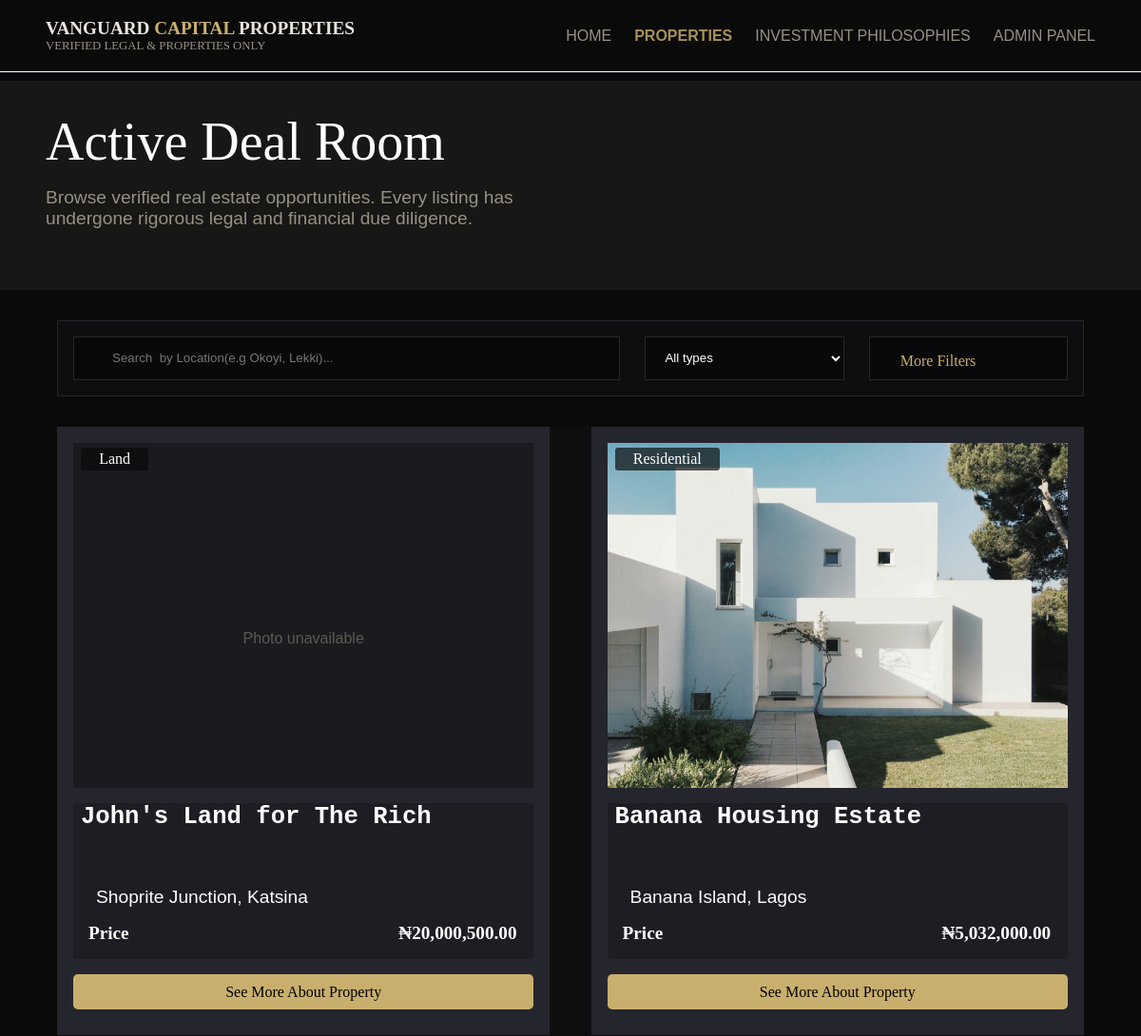
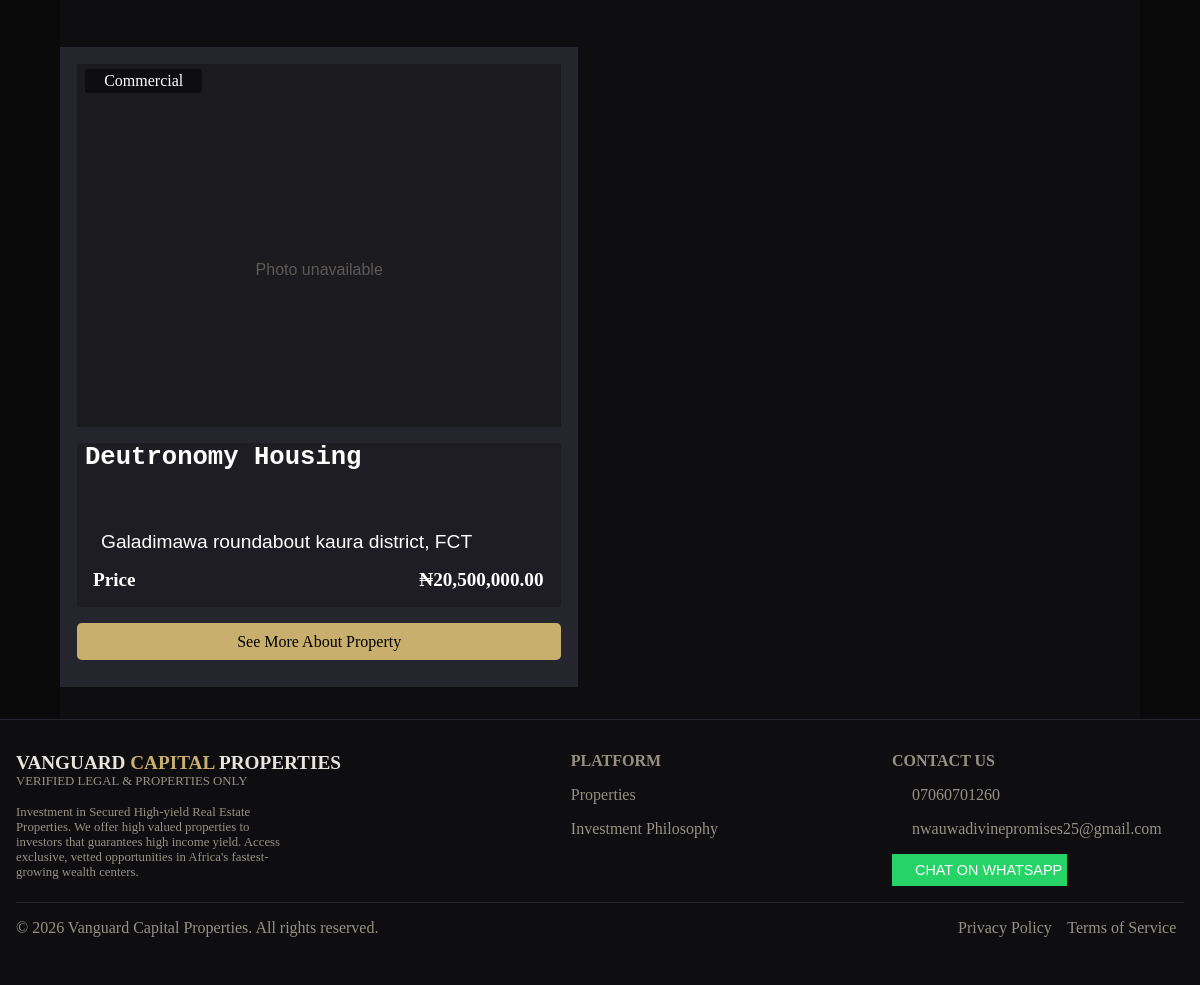
/properties/, run on an earlier commit of the app's database (2 pictures, top to bottom).
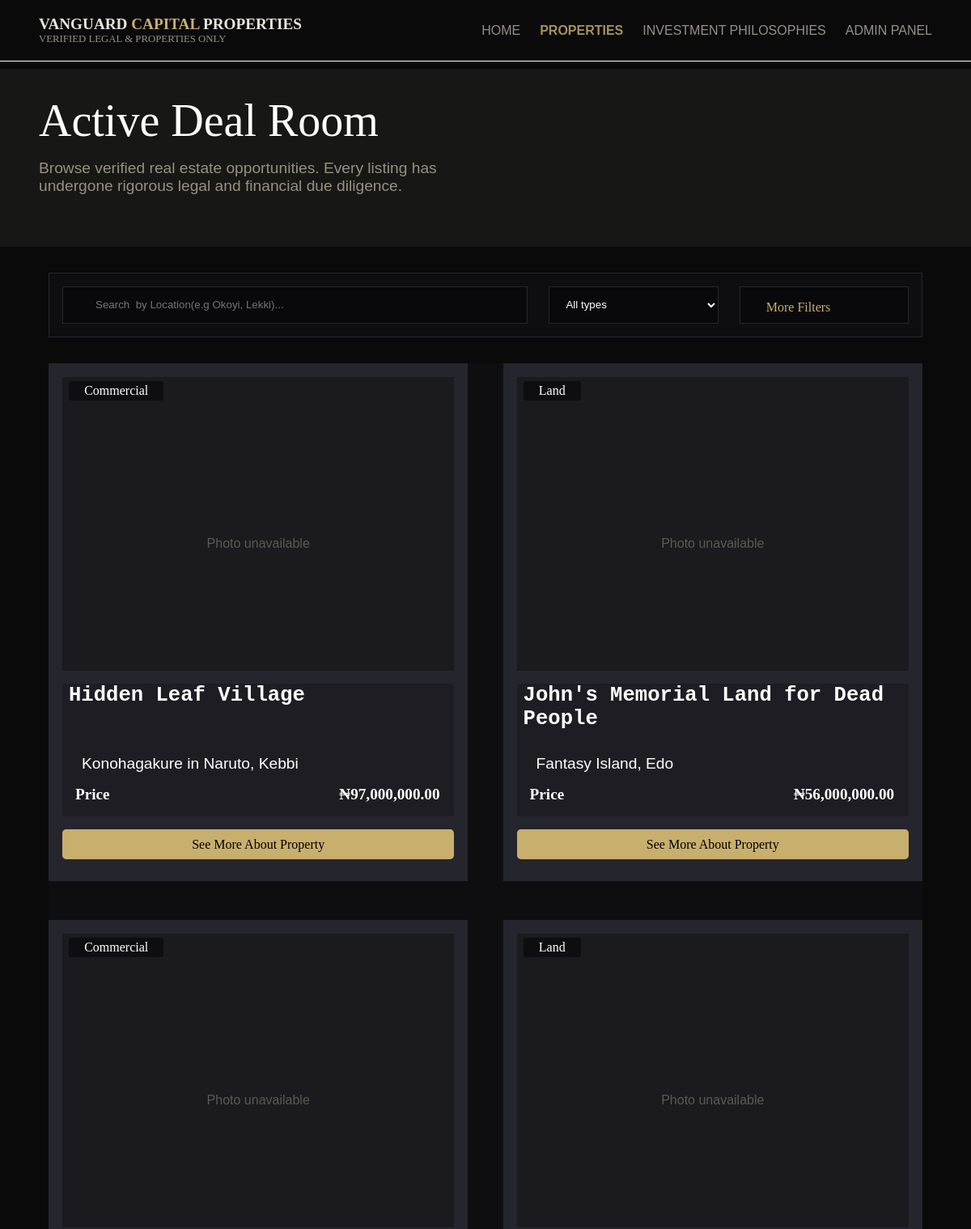
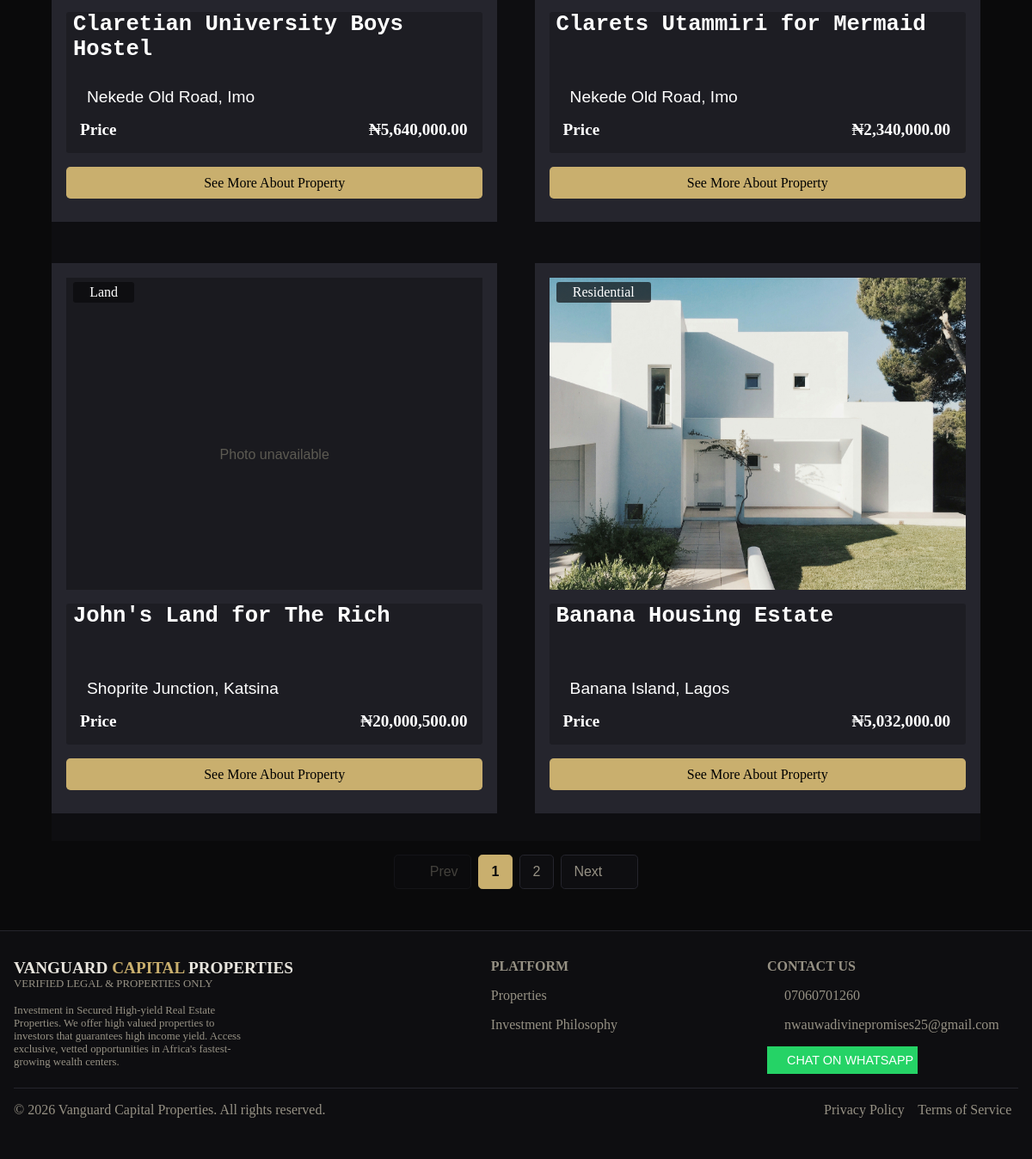
And on a later commit of the database (2 pictures, top to bottom).
### properties/models.py (models this page shows, shortened)
class Property(models.Model):
    title = models.CharField(max_length=255, help_text="Enter the title of the property")
    area = models.CharField(max_length=100, help_text="e.g. Lekki Phase 1, Victoria Island, Ikeja") # Required
    state = models.CharField(max_length=100,choices=NIGERIA_STATES, default="Lagos") # Required
    price = models.DecimalField(max_digits=12, decimal_places=2, help_text="Enter the price of the property")
    PROPERTY_TYPES = [
        ('commercial', 'Commercial'),
        ('residential', 'Residential'),
        ('land', 'Land'),
    ]
    property_type = models.CharField(max_length=50, choices=PROPERTY_TYPES, help_text="Select the type of property")
    description = models.TextField(help_text="Enter a description of the property")
    main_image = models.ImageField(upload_to='properties/', help_text="Upload the main image of the property")
    whatsapp_number = models.CharField(max_length=15,default='+2340000000000', help_text="Enter the agent's WhatsApp number in international format (e.g. +234XXXXXXXXXX)")
    is_available = models.BooleanField(default=True, help_text="Is the property available for sale?")
    created_at = models.DateTimeField(auto_now_add=True)
    class Meta:
        verbose_name_plural = "Properties"  # Fixes "Propertys" -> "Properties"
    def full_location(self):
        return f"{self.area}, {self.state}"

### properties/views.py (the view)
# urls.py: path('properties/', views.properties, name='properties'),
def properties(request):
    search_query = request.GET.get('search', '')
    dropdown_filter = request.GET.get('property_type', '')  # Get the selected property type from the dropdown
    properties = Property.objects.filter(is_available=True).order_by('-pk')
    if search_query:
        properties = properties.filter(
            Q(area__icontains=search_query) | Q(state__icontains=search_query)
        )
    if dropdown_filter:
        properties = properties.filter(property_type=dropdown_filter)
    paginator = Paginator(properties, PROPERTIES_PER_PAGE)
    page_number = request.GET.get('page')       # the "2" in /properties/?page=2
    page_obj = paginator.get_page(page_number)
    query_params = request.GET.copy()
    query_params.pop('page', None)
    page_range = paginator.get_elided_page_range(
        page_obj.number, on_each_side=1, on_ends=1
    )
    context = {
        'properties': page_obj,   # the template loops over this: only this page's items
        'page_obj': page_obj,     # page info for the pagination bar (has_next, number, ...)
        'page_range': page_range,
        'query_string': query_params.urlencode(),
        'property_types': Property.PROPERTY_TYPES,  # Pass the property types to the template
    }
    return render(request, 'properties.html', context)

### templates/properties.html (shortened to what this page needs)
{% extends 'base.html' %}
{% load static %}
{% block extra_css %}
<link rel="stylesheet" href="{% static 'css/pagination.css' %}">
{% endblock %}
{% block content %}
<section class="hero prop_hero">
    <div class="big">
        Active Deal Room
    </div>
    <div class="small">
        Browse verified real estate opportunities. Every listing has undergone rigorous legal and financial due diligence.
    </div>
</section>
<form class="search_bar_cont" method="get">
    <input class="search-bar" type="search" placeholder="Search  by Location(e.g Okoyi, Lekki)..." value="{{request.GET.search}}" name="search">
    <i class="fa-solid fa-search"></i>
    <select class="filter-type" name="property_type" onchange="this.form.submit()">
        <option value="" >All types</option>
    </select>
    <div class="filter">
        <i class="fa-solid fa-sliders"></i>
        More Filters
    </div>
</form>
<section class="prop_deals">
    <div class="property-container">
        {% for property in properties %}
        <div class="property-card">
            <div class="img-box">
                <div class="img-fallback">
                    <i class="fa-solid fa-image"></i>
                    <span>Photo unavailable</span>
                </div>
                {% if property.main_image %}
                <img src="{{ property.main_image.url }}" alt="{{ property.title }}" onerror="this.style.display='none'">
                {% endif %}
            </div>
            <div class="prop-type">{{ property.property_type }}</div>
            <div class="house-det">
                <h2>{{ property.title }}</h2>
                <p class="location"><i class="fa-solid fa-location-dot"></i>{{ property.full_location }}</p>
                 {% load humanize %}
                <p id="prc">
                    <span>Price</span>
                     <span class="prc">₦{{ property.price |floatformat:2 | intcomma}}</span>
                </p>
            </div>
            <a href="{% url 'property_detail' property.pk %}" class="see_more">See More About Property</a>
        </div>
        {% empty %}
        <p>No properties available right now. Check back soon!</p>
        {% endfor %}
    </div>
</section>
{% if page_obj.has_other_pages %}
<div class="pagination" role="navigation" aria-label="Property pages">
    {% if page_obj.has_previous %}
    <a class="page-link" aria-label="Previous page"
        href="?{% if query_string %}{{ query_string }}&{% endif %}page={{ page_obj.previous_page_number }}">
        <i class="fa-solid fa-arrow-left"></i><span class="pg-text">Prev</span>
    </a>
    {% else %}
    <span class="page-link disabled"><i class="fa-solid fa-arrow-left"></i><span class="pg-text">Prev</span></span>
    {% endif %}
    {% for num in page_range %}
        {% if num == page_obj.paginator.ELLIPSIS %}
        <span class="page-link dots">&hellip;</span>
        {% elif num == page_obj.number %}
        <span class="page-link current" aria-current="page">{{ num }}</span>
        {% else %}
        <a class="page-link" href="?{% if query_string %}{{ query_string }}&{% endif %}page={{ num }}">{{ num }}</a>
        {% endif %}
    {% endfor %}
    {% if page_obj.has_next %}
    <a class="page-link" aria-label="Next page"
        href="?{% if query_string %}{{ query_string }}&{% endif %}page={{ page_obj.next_page_number }}">
        <span class="pg-text">Next</span><i class="fa-solid fa-arrow-right"></i>
    </a>
    {% else %}
    <span class="page-link disabled"><span class="pg-text">Next</span><i class="fa-solid fa-arrow-right"></i></span>
    {% endif %}
</div>
{% endif %}
{% endblock %}

### templates/base.html (shortened to what this page needs)
{% load static %}
<!DOCTYPE html>
<html lang="en">
<head>
    <link rel="stylesheet" href="{% static 'css/style.css' %}">
    <link rel="stylesheet" href="{% static 'fontawesome-free-7.3.1-web/css/all.min.css' %}">
    {% block extra_css %}{% endblock %}
</head>
<body>
    <header>
        <nav>
            <a class="logo" href="/">
                    <p id="vang">Vanguard <span class="capt">CAPITAL</span> Properties</p>
                    <p id="vlp">Verified Legal & Properties Only </p>
            </a>
            <ul class="nav_links" id="navLinks">
                <li><a href="{% url 'home' %}"
                        class="{% if request.resolver_match.url_name == 'home' %}active{% endif %}">Home</a></li>
                <li><a href="{% url 'properties' %}"
                        class="{% if request.resolver_match.url_name == 'properties' %}active{% endif %}">Properties</a>
                </li>
                <li><a href="{% url 'philosophies' %}"
                        class="{% if request.resolver_match.url_name == 'philosophies' %}active{% endif %}">Investment
                        Philosophies</a></li>
                <li><a class="admin-trigger-link" target="_blank" style="cursor: pointer;">Admin Panel</a></li>
            </ul>
        </nav>
    </header>
    <main>
        {% block content %}{% endblock %}
    </main>
    <footer>
        <div class="upperF">
            <div class="box1">
                <p class="bn">
                    <p id="vang">Vanguard <span class="capt">CAPITAL</span> Properties</p>
                    <p id="vlp">Verified Legal & Properties Only </p>
                </p>
                <p class="abb">
                    Investment in Secured High-yield Real Estate Properties. We offer high valued properties
                    to investors that guarantees high income yield. Access exclusive, vetted opportunities in Africa's
                    fastest-growing wealth centers.
                </p>
            </div>
            <div class="box2">
                <p class="b b1">Platform</p>
                <a href="{% url 'properties' %}" class="b g-glow">Properties</a>
                <a href="{% url 'philosophies' %}" class="b g-glow">Investment Philosophy</a>
            </div>
            <div class="box3">
                <p class="b1" id="contact">contact us</p>
                <a class="b num g-glow" href="tel:+2347060701260"><i class="fa-solid fa-phone"></i>07060701260</a>
                <a class="b em g-glow" href="mailto:nwauwadivinepromises25@gmail.com"><i class="fa-solid fa-envelope"></i>nwauwadivinepromises25@gmail.com</a>
                <a href="https://wa.me/07060701260?text=Hello,%20I'm%20interested%20in%20buying%20property" target="_blank" class="b button"><i class="fa-brands fa-whatsapp"></i>Chat on whatsapp</a>
            </div>
        </div>
        <div class="lowerF">
            <div class="lf">© 2026 Vanguard Capital Properties. All rights reserved.</div>
            <div class="rf">
                <a class="b g-glow">Privacy Policy</a>
                <a class="b g-glow">Terms of Service</a>
            </div>
        </div>
    </footer>
</body>
</html>

### static/css/pagination.css (style rules this page uses)
.pagination { display: flex; flex-wrap: wrap; justify-content: center; align-items: center; gap: 0.5rem; width: 90%; margin: 0 auto; padding: 1rem 0 3rem; font-family: 'Gill Sans', 'Gill Sans MT', Calibri, 'Trebuchet MS', sans-serif; }
.pagination .page-link { display: inline-flex; align-items: center; justify-content: center; gap: 0.4rem; min-width: 2.5rem; height: 2.5rem; padding: 0 0.9rem; border: 1px solid #25252D; border-radius: 0.3rem; background-color: #0E0E11; color: #969184; transition: background-color 0.2s ease, color 0.2s ease, border-color 0.2s ease; }
.pagination .page-link.current { background-color: #C9AF6E; border-color: #C9AF6E; color: #09090B; font-weight: bold; }
.pagination .page-link.disabled { opacity: 0.4; cursor: not-allowed; }

What changed in the data, as far as the page shows it:
no longer on this page (row unchanged): Property: property_type "Commercial", title "Deutronomy Housing", full_location "Galadimawa roundabout kaura district, FCT", price "20,500,000.00"
added Property: property_type "Commercial", title "Hidden Leaf Village", full_location "Konohagakure in Naruto, Kebbi", price "97,000,000.00"
added Property: property_type "Land", title "John's Memorial Land for Dead People", full_location "Fantasy Island, Edo", price "56,000,000.00"
added Property: property_type "Commercial", title "Claretian University Boys Hostel", full_location "Nekede Old Road, Imo", price "5,640,000.00"
added Property: property_type "Land", title "Clarets Utammiri for Mermaid", full_location "Nekede Old Road, Imo", price "2,340,000.00"
Also different on the page:
text now shown: "Prev Next"
new list line: "1"
new list line: "2"
